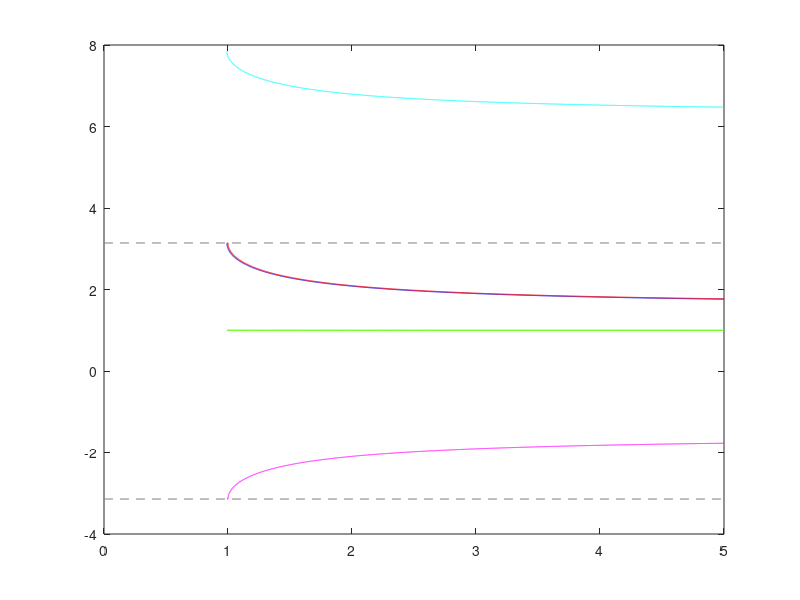
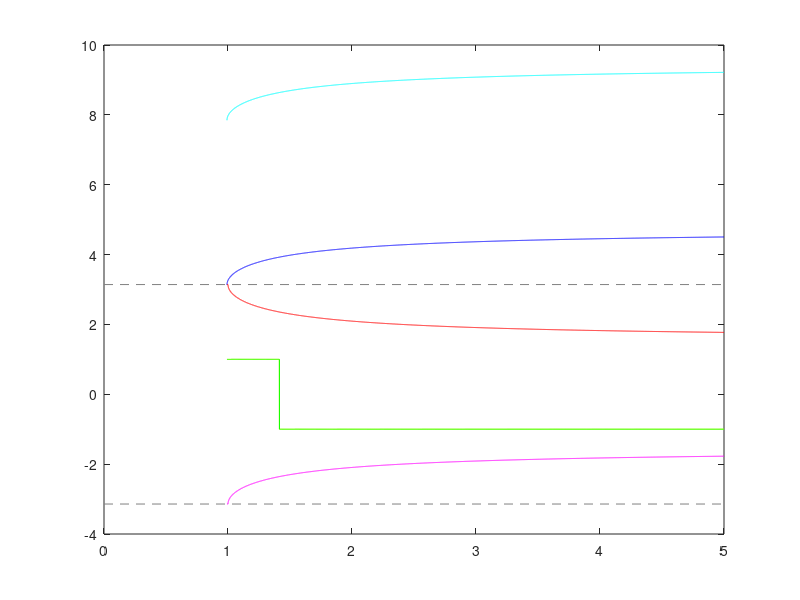

The MATLAB source for these figures, in order:
%%  ----  Header  -----------------------------------------------------

fclose all;
close all
format long g
more off
clear
clc

%%  ----

% Number of test points
N = 501;

for rho2exp = log10(1.2e2) %linspace(-5, 5, ceil(sqrt(N)))
for dths = 1.5 * pi %linspace(0, 2 * pi, ceil(sqrt(N)))

% Points to be connected
rho1 = 1;
%rho2 = 1.2e-3;
rho2 = 10 ^ rho2exp;
%dth = pi / 4;
dth = dths;

% Parameters
xi = rho1 / rho2;
m = sqrt((xi * cos(dth) - 1) ^ 2 + (xi * sin(dth)) ^ 2);
q  = (1 - xi) / m;

% Angles
phi = atan2((xi * sin(dth)), (xi * cos(dth) - 1));

end
end

eM = 5;

ee = exp(linspace(log(abs(q)), log(eM), 5001));

th0_1e = @(e) -phi - acos(q./ e);
th0_2e = @(e) -phi + acos(q./ e);



figure(1)
plot(ee, th0_1e(ee), 'b')
hold on
plot(ee, th0_1e(ee)+dth, 'c')
plot(ee, -real(acos(-1./ ee)), 'm')
plot(ee, real(acos(-1./ ee)), 'r')
plot([0, eM], [-pi, -pi], '--', 'color', [0.5, 0.5, 0.5])
plot([0, eM], [pi, pi], '--', 'color', [0.5, 0.5, 0.5])
plot(ee, sign(rho1*(1+ee.*cos(th0_1e(ee)))), 'y')
plot(ee, sign(rho2*(1+ee.*cos(th0_1e(ee)+dth))), 'g')
hold off

figure(2)
plot(ee, th0_2e(ee), 'b')
hold on
plot(ee, th0_2e(ee)+dth, 'c')
plot(ee, -real(acos(-1./ ee)), 'm')
plot(ee, real(acos(-1./ ee)), 'r')
plot([0, eM], [-pi, -pi], '--', 'color', [0.5, 0.5, 0.5])
plot([0, eM], [pi, pi], '--', 'color', [0.5, 0.5, 0.5])
plot(ee, sign(rho1*(1+ee.*cos(th0_2e(ee)))), 'y')
plot(ee, sign(rho2*(1+ee.*cos(th0_2e(ee)+dth))), 'g')
hold off


%{
gamma1 = atan2(sin(phi1), (q1 + cos(phi1)));
gamma2 = atan2((q1 * sin(dth) + sin(phi1)), (q1 * cos(dth) + cos(phi1)));

%fprintf('DeltaGamma: %g\n', abs(gamma1 - gamma2))

%l3 = ([-1, 1] + 2 * (q1 < 0)) * pi * 0.5 - gamma1;
l3 = -phi1 + [-1, 1] * acos(abs(q1)) + pi * (q1 < 0);
if l3(1, 1) < -pi
    l3 = [-pi, l3(1, 2); (l3(1, 1) + 2 * pi), pi];
elseif l3(1, 2) > pi
    l3 = [-pi, (l3(1, 2) - 2 * pi); l3(1, 1), pi];
end

alpha = atan2((q1 + cos(phi1)), sin(phi1));
beta  = atan2((q1 * cos(dth) + cos(phi1)), (q1 * sin(dth) + sin(phi1)));


% Limits
if q1 ~= 0
    l1 = ([-1, 1] + 2 * (q1 < 0)) * pi * 0.5 - phi1;
    o1 = [false, false];
    l2 = ([-1, 1] + 2 * (q1 < 0)) * pi * 0.5 - phi2;
    o2 = [true, true];
else
    l1 = [-pi, pi];
    l2 = [-pi, pi];
end
if phi1 < phi2
    l = [l1(1, 1), l2(1, 2)];
    o = [o1(1, 1), o2(1, 2)];
elseif phi1 > phi2
    l = [l2(1, 1), l1(1, 2)];
    o = [o2(1, 1), o1(1, 2)];
else
    l = [-pi, pi];
end
if l(1, 1) < -pi
    l = [-pi, l(1, 2); (l(1, 1) + 2 * pi), pi];
elseif l(1, 2) > pi
    l = [-pi, (l(1, 2) - 2 * pi); l(1, 1), pi];
end

% Initial arguments
th0 = linspace(-pi, pi, N);

isv = zeros(3, N);
pp  = zeros(1, N);
ee  = zeros(1, N);

%peerr = zeros(2, N);

for idx_1 = 1:N
    %M  = [1, -rho1 * cos(th0(1, idx_1)); 1, -rho2 * cos(th0(1, idx_1) + dth)];
    %pe = M \ [rho1; rho2];

    d    = cos(th0(1, idx_1) + phi1);

    p    = q2 * cos(th0(1, idx_1) + phi2) / d;
    e    = q1 / d;

    %peerr(1, idx_1) = abs((pe(1, 1) - p) / p);
    %peerr(2, idx_1) = abs(pe(2, 1) - e);

    pp(1, idx_1) = p;
    ee(1, idx_1) = e;

    isv(1, idx_1) = NaN;
    isv(2, idx_1) = NaN;
    if ((p > 0) && (e >= 0))

        isv(1, idx_1) = e;
        isv(2, idx_1) = p;
    end
       isv(3, idx_1) = 1;
        if abs(e) >= 1
            isv(3, idx_1) = 2;
            thl = acos(-1 / e);
            if ((th0(1, idx_1) < (-thl)) || ((th0(1, idx_1) + dth) > thl))
                isv(3, idx_1) = 3;
            end
        end


end

tiv_i1 = find((isv(3, 2:end) ~= 3 & isv(3, 2:end) > 0 & isv(3, 1:(end - 1)) == 3) | ...
    (isv(3, 2:end) == 3 & isv(3, 1:(end - 1)) ~= 3 & isv(3, 1:(end - 1)) > 0));
tiv_i2 = tiv_i1 + 1;
th_tiv = 0.5 * (th0(1, tiv_i1) + th0(1, tiv_i2));
pp_tiv = 0.5 * (pp(1, tiv_i1)  + pp(1, tiv_i2));
ee_tiv = 0.5 * (ee(1, tiv_i1)  + ee(1, tiv_i2));

if size(l, 1) == 1
if all(th0(~isnan(isv(1, :))) >= l(1, 1)) && all(th0(~isnan(isv(1, :))) <= l(1, 2))
    %fprintf('Ok!\n')
else
    %fprintf('Porcodio: rho2 = %g, dth = %g*pi\n', rho2, (dth / pi))
    fprintf('Porcodio: ')
    if ~all(th0(~isnan(isv(1, :))) >= l(1, 1))
        fprintf('by %g radians on the left ', abs(min(th0(~isnan(isv(1, :)))) - l(1, 1)))
    end
    if  ~all(th0(~isnan(isv(1, :))) <= l(1, 2))
        fprintf('by %g radians on the right ', abs(max(th0(~isnan(isv(1, :)))) - l(1, 2)))
    end
    fprintf('\n')
end
else
if all((th0(~isnan(isv(1, :))) >= l(1, 1) & th0(~isnan(isv(1, :))) <= l(1, 2)) | ...
    ((th0(~isnan(isv(1, :))) >= l(2, 1)) & (th0(~isnan(isv(1, :))) <= l(2, 2))))
    %fprintf('Ok!\n')
else
    %fprintf('Porcodio: rho2 = %g, dth = %g*pi\n', rho2, (dth / pi))
    fprintf('Porcodio: ')
    if ~all(th0(~isnan(isv(1, :))) >= l(1, 1)) && ~all(th0(~isnan(isv(1, :))) >= l(2, 1))
        fprintf('by %g radians on the left ', abs(min(th0(~isnan(isv(1, :)))) - l(1, 1)))
    end
    if  ~all(th0(~isnan(isv(1, :))) <= l(1, 2)) &&  ~all(th0(~isnan(isv(1, :))) <= l(2, 2))
        fprintf('by %g radians on the right ', abs(max(th0(~isnan(isv(1, :)))) - l(1, 2)))
    end
    fprintf('\n')
end
end

end
end

hf(1, 1) = figure(1);
plot(th0, ee, '--', 'color', [1, 0.75, 0.75])
hold on
plot([-pi, -pi], [min(ee), max(ee)], '--', 'color', [0.75, 0.75, 0.75])
plot([pi, pi], [min(ee), max(ee)], '--', 'color', [0.75, 0.75, 0.75])
plot(th0, isv(1, :), 'r', 'LineWidth', 3)
plot(th0(~isnan(isv(1, :))), ones(size(th0(~isnan(isv(1, :))))), '--', 'color', [0.5, 0.5, 0.5])
if size(l, 1) == 1
plot([l(1, 1), l(1, 1)], [min(ee), max(ee)], 'm', 'LineWidth', 1.5)
plot(l(1, 1), 1, 'mo')
plot([l(1, 2), l(1, 2)], [min(ee), max(ee)], 'c', 'LineWidth', 1.5)
plot(l(1, 2), 1, 'co')
else
plot([l(2, 1), l(2, 1)], [min(ee), max(ee)], 'm', 'LineWidth', 1.5)
plot(l(2, 1), 1, 'mo')
plot([l(1, 2), l(1, 2)], [min(ee), max(ee)], 'c', 'LineWidth', 1.5)
plot(l(1, 2), 1, 'co')
end
plot(l3(1, 1), 0, 's', 'color', [0.5, 0.25, 0], 'MarkerSize', 9)
plot(l3(1, 2), 0, 's','color', [0.25, 0, 0.5], 'MarkerSize', 9)
plot(th_tiv, ee_tiv, 's','color', [0.75, 1, 0.25], 'MarkerSize', 9)
hold off
addToolbarExplorationButtons(hf(1, 1))

hf(1, 2) = figure(2);
plot(th0, pp, '--', 'color', [0.75, 0.75, 1])
hold on
plot([-pi, -pi], [min(pp), max(pp)], '--', 'color', [0.75, 0.75, 0.75])
plot([pi, pi], [min(pp), max(pp)], '--', 'color', [0.75, 0.75, 0.75])
plot(th0, isv(2, :), 'b', 'LineWidth', 3)
if size(l, 1) == 1
plot([l(1, 1), l(1, 1)], [min(pp), max(pp)], 'm', 'LineWidth', 1.5)
plot(l(1, 1), 0, 'mo')
plot([l(1, 2), l(1, 2)], [min(pp), max(pp)], 'c', 'LineWidth', 1.5)
plot(l(1, 2), 0, 'co')
else
plot([l(2, 1), l(2, 1)], [min(pp), max(pp)], 'm', 'LineWidth', 1.5)
plot(l(2, 1), 0, 'mo')
plot([l(1, 2), l(1, 2)], [min(pp), max(pp)], 'c', 'LineWidth', 1.5)
plot(l(1, 2), 0, 'co')
end
plot(l3(1, 1), 0, 's', 'color', [0.5, 0.25, 0], 'MarkerSize', 9)
plot(l3(1, 2), 0, 's','color', [0.25, 0, 0.5], 'MarkerSize', 9)
plot(th_tiv, pp_tiv, 's','color', [0.75, 1, 0.25], 'MarkerSize', 9)
hold off
addToolbarExplorationButtons(hf(1, 2))

pause
figure(2)
hold on
plot(th0(1, (isv(3, :) == 1)), pp(1, (isv(3, :) == 1)), 'g*')
plot(th0(1, (isv(3, :) == 2)), pp(1, (isv(3, :) == 2)), 'y*')
plot(th0(1, (isv(3, :) == 3)), pp(1, (isv(3, :) == 3)), 'k*')
hold off
figure(1)
hold on
plot(th0(1, (isv(3, :) == 1)), ee(1, (isv(3, :) == 1)), 'g*')
plot(th0(1, (isv(3, :) == 2)), ee(1, (isv(3, :) == 2)), 'y*')
plot(th0(1, (isv(3, :) == 3)), ee(1, (isv(3, :) == 3)), 'k*')
hold off
%}
